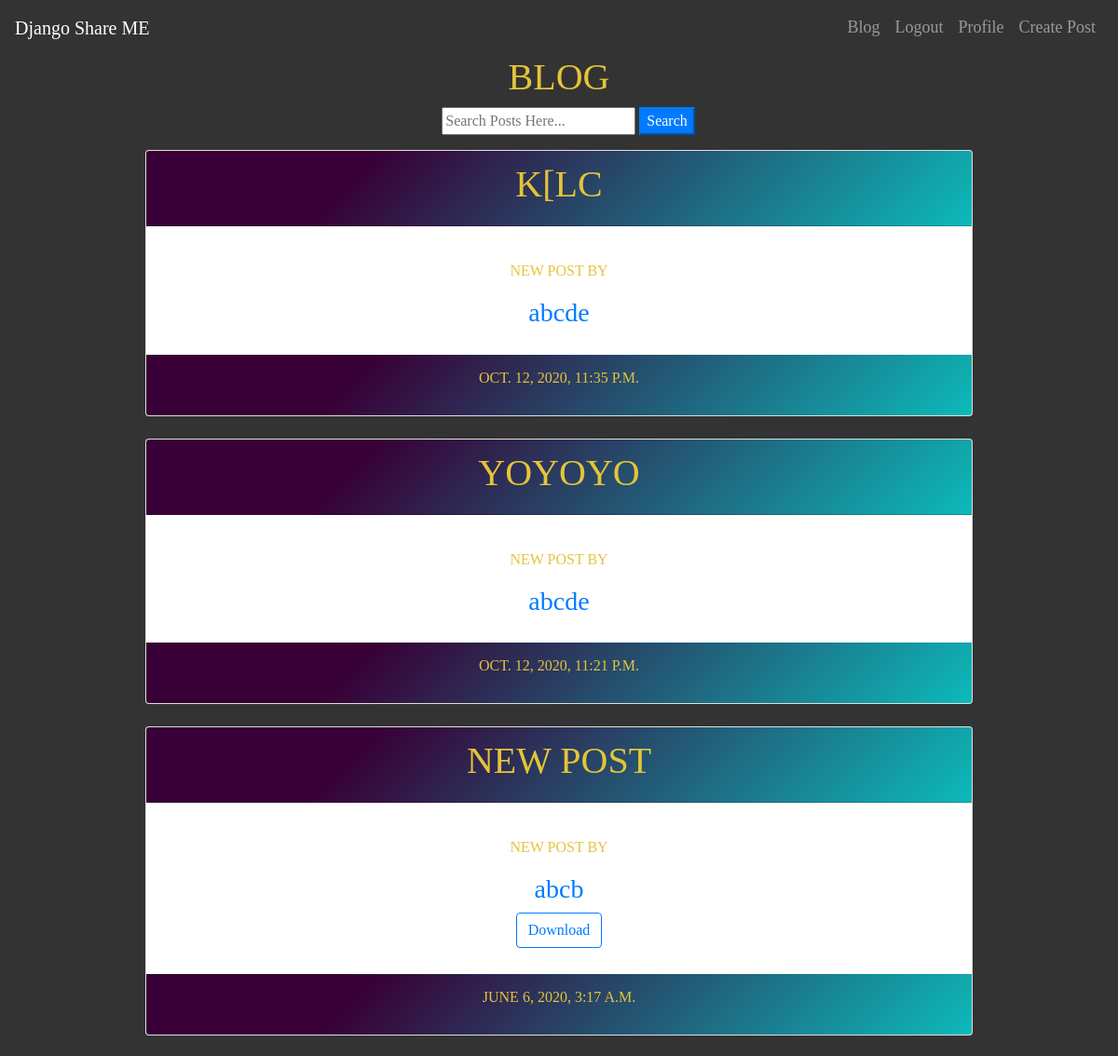
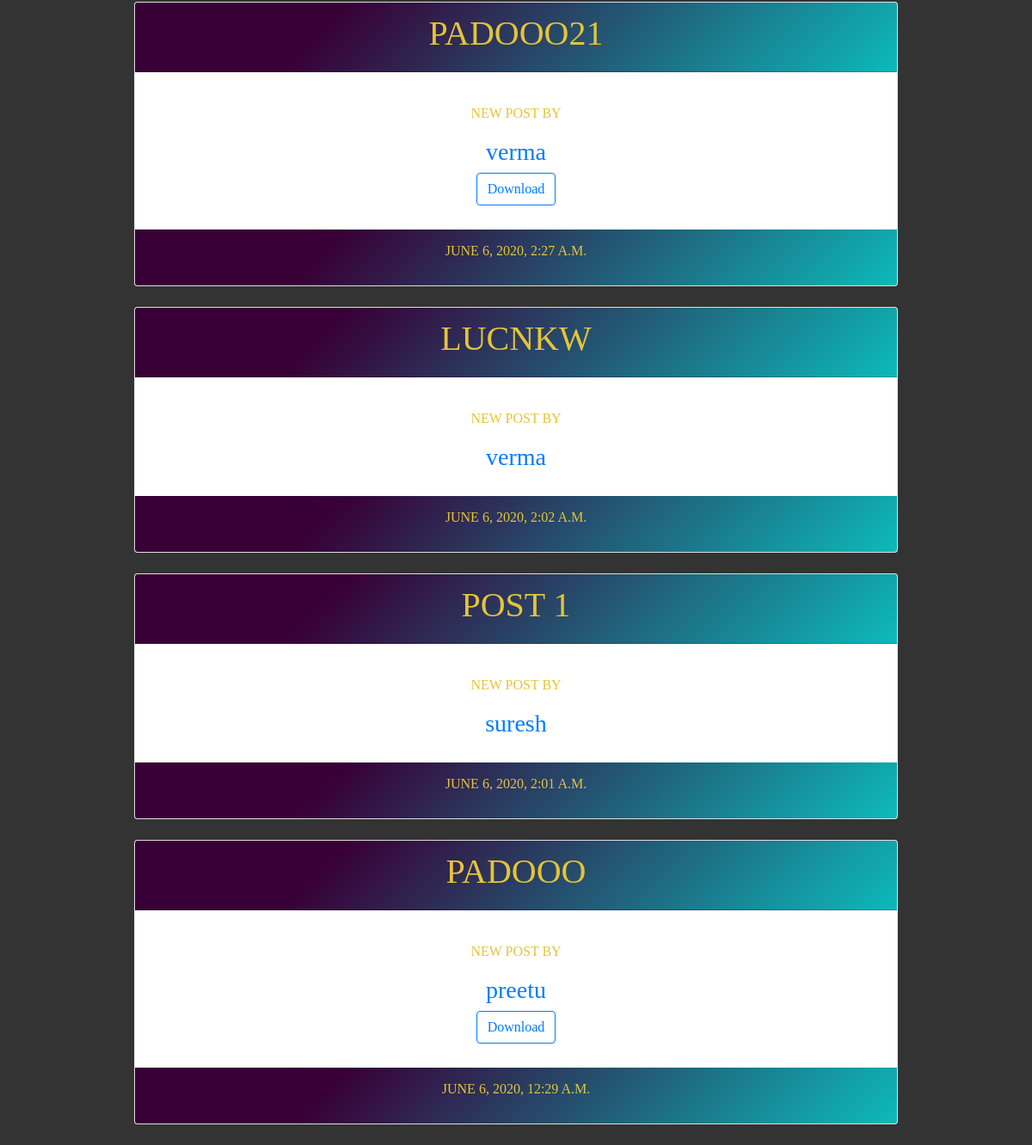
The app's page /blog (signed in) with its own data (2 pictures, top to bottom).
### blog/models.py (models this page shows, shortened)
class Post(models.Model):
	title = models.CharField(max_length=100)
	file = models.FileField(null=True,blank=True,upload_to='Files')
	content = RichTextField()
	date_posted = models.DateTimeField(default=timezone.now)
	author = models.ForeignKey(User, on_delete=models.CASCADE)

### blog/views.py (the view)
# urls.py: path('blog',include('blog.urls')),
@login_required
def blog(request):
    if(request.user.username!=''):
        print(request.user.username)
        message='new post'
        post=Post.objects.get_queryset().order_by('-date_posted')
        content={
            'message':message,
            'post':post,
            'messages':'',
        }
        return render(request,'blog/blog.html',content)
    else:
        return redirect('login')

### blog/templates/blog/blog.html (shortened to what this page needs)
{%extends "blog/base.html" %}{% load static %} {% block body %}
<h1>BLOG</h1>
<form id="searchform" action="{% url 'search' %}" method="get">
    <input type="text" name="q" type="text" value="{{ request.GET.q }}" placeholder="Search Posts Here..." />
    <button type="button" onclick="searchform.submit()" class=" text-white my-color btn-primary">Search</button>
</form>
{% for posts in post %}
<div class="card text-center" style=" width:80%;">
    <div class="card-header" style="background-color: #0cbaba;
                background-image: linear-gradient(315deg, #0cbaba 0%, #380036 74%);
                ">
        <a href={% url 'Post_View' posts.pk %}>
            <h1>{{ posts.title }}</h1>
        </a>
    </div>
    <div class="card-body">
        <p class="card-text">
            <p>{{message}} BY</p>
            <a href="{% url 'user-posts' posts.author.username %}">
                <h3>{{ posts.author }}</h3>
            </a>
            {% if posts.file %}
            <div class="form-group mt-0 pt-0  m-2">
                <a class="btn btn-outline-primary  btn-d " href="{{ posts.file.url }}" download type="submit">Download</a>
            </div>
            {% endif %}
    </div>
    <div class="card-footer text-muted" style="background-color: #0cbaba;
                background-image: linear-gradient(315deg, #0cbaba 0%, #380036 74%);">
        <p>{{ posts.date_posted }}</p>
    </div>
</div>
<br> {% endfor %} {% endblock %}

### blog/templates/blog/base.html (style rules this page uses)
body { background: #333; line-height: 1.5; font-family: "Caveat", cursive; }
h1 { color: #e4c439; text-transform: uppercase; }
p { color: #e4c439; font-size: 1rem; text-transform: uppercase; }
form { color: #e4c439; width: 60%; margin-left: 20px; }
a { font-size: large; }

### records on screen
Post: title "K[LC", message "NEW POST", author "abcde", date_posted "OCT. 12, 2020, 11:35 P.M."
Post: title "YOYOYO", message "NEW POST", author "abcde", date_posted "OCT. 12, 2020, 11:21 P.M."
Post: title "NEW POST", author "abcb", date_posted "JUNE 6, 2020, 3:17 A.M."
Post: title "PADOOO21", message "NEW POST", author "verma", date_posted "JUNE 6, 2020, 2:27 A.M."
Post: title "LUCNKW", message "NEW POST", author "verma", date_posted "JUNE 6, 2020, 2:02 A.M."
Post: title "POST 1", message "NEW POST", author "suresh", date_posted "JUNE 6, 2020, 2:01 A.M."
Post: title "PADOOO", message "NEW POST", author "preetu", date_posted "JUNE 6, 2020, 12:29 A.M."
